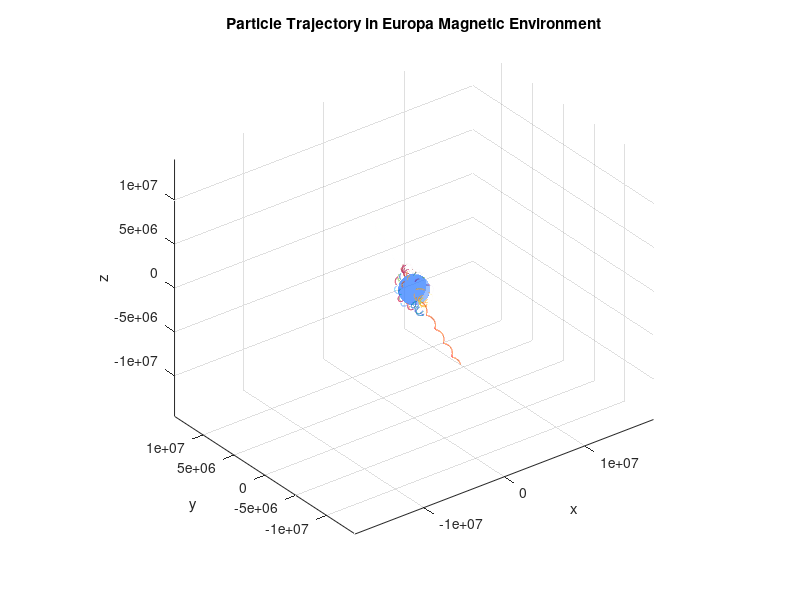

Write the MATLAB code that produced this figure.
% constants

q = 1.602e-19;              % charge of proton (C)
m = 1.67262192e-27;         % mass of proton (kg)

omega = 2*pi/(11.23*3600);  % Synodic frequency in rad/s

% simulation parameters
numsteps = 100000;                      % Number of time steps
period = 2 * pi / (2000 * omega);        % modelling 1/100 of a synodic period
time = linspace(0, period, numsteps);
timestep = -period / numsteps;

B0_vec = [75 * 10 ^-9; 200 * 10 ^-9; 0];  % 75 nT azimuthal, 200 nT radial, using Zimmer coords
% (-350 nT constant added to North-South, represented by z, in upcoming loop)
B_prim = real(B0_vec .* exp(1i * omega * time));
B_prim(3,:) = -350 * 10^-19;

A = 1;
phi = 0;

mu0 = 4*pi*1e-7;  % vacuum permeability
R_E = 1560e3;     % Europa radius in meters

% induced dipole moment magnitude
M0 = -(4*pi/mu0) * A * exp(1i*phi) * B_prim .* (R_E^3)/2;
M_real = real(M0);


% define function to compute secondary magnetic field at a point
r_hat = @(r) r / norm(r);
B_sec = @(r, M) (mu0/(4*pi)) * (3*dot(r_hat(r), M)*r_hat(r) - M) / norm(r)^3;

E = [0; 0; 0]; % not using E-field yet, left here for boris method computation

dTheta = 30; % degree step for latitude
dPhi = 60;   % degree step for longitude

% Create grid
theta_deg = 90:-dTheta:-90;  % latitude from +90 to -90
phi_deg = 0:dPhi:355;        % longitude from 0 to 355
% theta_deg = 90:-dTheta:80;  % testing lower number
% phi_deg = 0:dPhi:10;        % testing lower number

% Initialize arrays
num_points = length(theta_deg) * length(phi_deg);
points = zeros(num_points, 3);
vectors = zeros(num_points, 3);

index = 1;
for i = 1:length(theta_deg)
    theta = deg2rad(theta_deg(i));
    for j = 1:length(phi_deg)
        phi = deg2rad(phi_deg(j));
        
        % Cartesian coordinates
        x = R_E * cos(theta) * cos(phi);
        y = R_E * cos(theta) * sin(phi);
        z = R_E * sin(theta);
        
        % Position
        points(index, :) = [x, y, z];
        
        % Radially inward unit vector
        vec = -[x, y, z] / R_E; % since ||r|| = R
        
        vectors(index, :) = vec;
        
        index = index + 1;
    end
end

r = zeros(3, numsteps, num_points);     % position (m)
v = zeros(3, numsteps, num_points);     % velocity (m/s)

r(:, 1,:) = transpose(points);  % final position
v(:, 1, :) = transpose(vectors) .* 10000000;   % final velocity

num_recorded = ones(num_points);

for j = 1:num_points
    for n = 1:numsteps-1
    
        % adding constant z-dir B field at end of B expression here
        B = B_sec(r(:,n,j), M_real(:,n)) + B_prim(:,n); 
    
        t = (q * B / m) * (0.5 * timestep);
        s = 2 * t / (1 + dot(t, t));
    
        v_minus = v(:,n,j) + 0.5 .* q ./ m .* timestep * E;
        
        % rotation
        v_prime = v_minus + cross(v_minus, t);
        v_plus  = v_minus + cross(v_prime, s);
    
        v_plus = v_plus + 0.5 * (q/m) * E * timestep;
        
        % advance position using v_plus (same as v at half-step)
        r(:,n+1,j) = r(:,n,j) + v_plus * timestep;
        
        % store updated velocity
        v(:,n+1,j) = v_plus;

        num_recorded(j) = num_recorded(j) + 1;

        % cut simulation if hitting Europa or flying away
        if norm(r(:,n+1,j)) < R_E || norm(r(:,n+1,j)) > 10 * R_E 
            break
        end
    end
end

% plotting
figure;
hold on
xlabel('x'); ylabel('y'); zlabel('z')
title('Particle Trajectory in Europa Magnetic Environment')

% adding Europa sphere
[xs, ys, zs] = sphere(50);  % higher resolution sphere
surf(R_E * xs, R_E * ys, R_E * zs, ...
    'FaceColor', [0.2 0.5 1], ...     % easy-ish to see blue
    'EdgeColor', 'none', ...
    'FaceAlpha', 0.5);               % semi-transparent

% set view and axis
axis equal
grid on
view(3)

for i = 1:num_points
    plot3(r(1, 1:num_recorded(i), i), r(2, 1:num_recorded(i), i), r(3, 1:num_recorded(i), i))
end
hold off